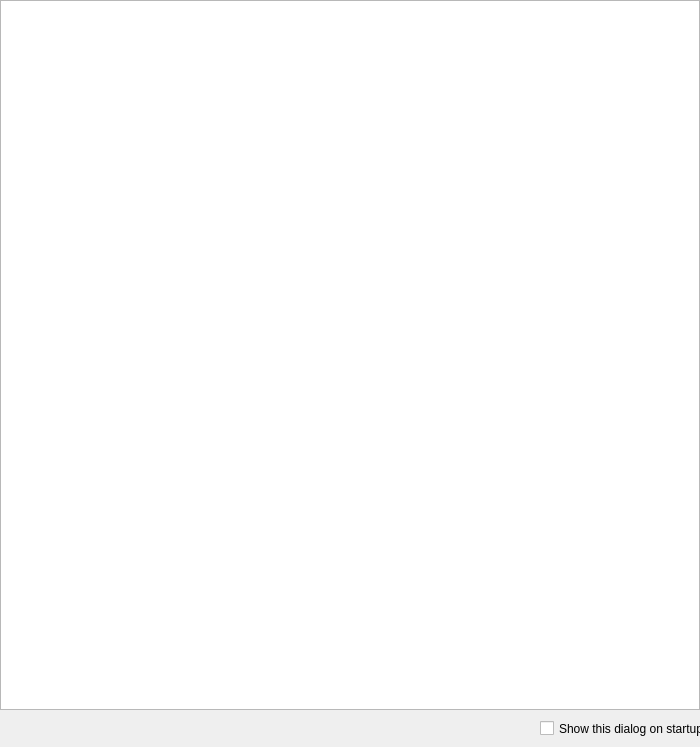
<?xml version="1.0" encoding="UTF-8"?>
<ui version="4.0">
 <class>Dialog</class>
 <widget class="QDialog" name="Dialog">
  <property name="geometry">
   <rect>
    <x>0</x>
    <y>0</y>
    <width>700</width>
    <height>747</height>
   </rect>
  </property>
  <property name="windowTitle">
   <string>Dialog</string>
  </property>
  <widget class="QTextBrowser" name="textBrowser">
   <property name="geometry">
    <rect>
     <x>0</x>
     <y>0</y>
     <width>700</width>
     <height>710</height>
    </rect>
   </property>
   <property name="html">
    <string>&lt;!DOCTYPE HTML PUBLIC &quot;-//W3C//DTD HTML 4.0//EN&quot; &quot;http://www.w3.org/TR/REC-html40/strict.dtd&quot;&gt;
&lt;html&gt;&lt;head&gt;&lt;meta name=&quot;qrichtext&quot; content=&quot;1&quot; /&gt;&lt;style type=&quot;text/css&quot;&gt;
p, li { white-space: pre-wrap; }
&lt;/style&gt;&lt;/head&gt;&lt;body style=&quot; font-family:'MS Shell Dlg 2'; font-size:8.25pt; font-weight:400; font-style:normal;&quot;&gt;
&lt;p style=&quot;-qt-paragraph-type:empty; margin-top:0px; margin-bottom:0px; margin-left:0px; margin-right:0px; -qt-block-indent:0; text-indent:0px; font-size:8pt;&quot;&gt;&lt;br /&gt;&lt;/p&gt;&lt;/body&gt;&lt;/html&gt;</string>
   </property>
   <property name="overwriteMode">
    <bool>false</bool>
   </property>
   <property name="acceptRichText">
    <bool>true</bool>
   </property>
  </widget>
  <widget class="QCheckBox" name="checkBox">
   <property name="geometry">
    <rect>
     <x>540</x>
     <y>720</y>
     <width>161</width>
     <height>17</height>
    </rect>
   </property>
   <property name="text">
    <string>Show this dialog on startup</string>
   </property>
  </widget>
 </widget>
 <resources/>
 <connections/>
</ui>
